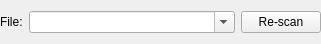
<?xml version="1.0" encoding="UTF-8"?>
<ui version="4.0">
 <class>component</class>
 <widget class="QWidget" name="component">
  <property name="geometry">
   <rect>
    <x>0</x>
    <y>0</y>
    <width>321</width>
    <height>31</height>
   </rect>
  </property>
  <property name="windowTitle">
   <string>Form</string>
  </property>
  <property name="styleSheet">
   <string notr="true"/>
  </property>
  <layout class="QGridLayout" name="gridLayout">
   <property name="leftMargin">
    <number>0</number>
   </property>
   <property name="rightMargin">
    <number>0</number>
   </property>
   <item row="1" column="2">
    <widget class="QPushButton" name="pbReScan">
     <property name="sizePolicy">
      <sizepolicy hsizetype="Preferred" vsizetype="Fixed">
       <horstretch>0</horstretch>
       <verstretch>0</verstretch>
      </sizepolicy>
     </property>
     <property name="text">
      <string>Re-scan</string>
     </property>
    </widget>
   </item>
   <item row="1" column="1">
    <widget class="QComboBox" name="cbPath">
     <property name="sizePolicy">
      <sizepolicy hsizetype="Expanding" vsizetype="Fixed">
       <horstretch>0</horstretch>
       <verstretch>0</verstretch>
      </sizepolicy>
     </property>
     <property name="editable">
      <bool>true</bool>
     </property>
    </widget>
   </item>
   <item row="1" column="0">
    <widget class="QLabel" name="label">
     <property name="sizePolicy">
      <sizepolicy hsizetype="Minimum" vsizetype="Preferred">
       <horstretch>0</horstretch>
       <verstretch>0</verstretch>
      </sizepolicy>
     </property>
     <property name="text">
      <string>File:</string>
     </property>
    </widget>
   </item>
  </layout>
 </widget>
 <resources/>
 <connections/>
</ui>
